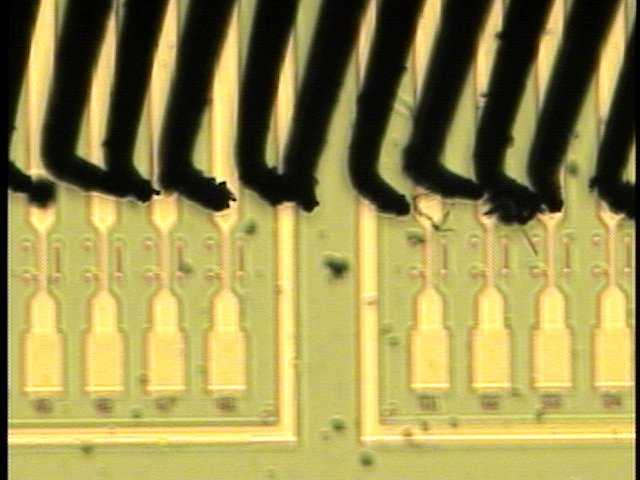
#> input picture image_process/inputs/1.png, 640 x 480 px, found by its file name
$ jupyter execute 'Template Matching.ipynb'   (shell and % lines are left out)
#> lines starting #> are read from the running program, lines starting #| are printed output that depends on the picture; after the words box and inside, x2 and y2 are one past the last pixel; in counts of white or black regions, pixels touching at a corner belong together
[cell 1]
import cv2
import numpy as np
from matplotlib import pyplot as plt

import sys
import os
sys.path.insert(0, os.path.abspath(os.path.join(os.getcwd(), "opencv_helper")))
from opencv_helper import helper

[cell 2]
img_name = 'inputs/1.png'
origin = cv2.imread(img_name)
#> origin is the input picture: shape (480, 640, 3); mean B, G, R 78.7, 143.3, 154
img = cv2.cvtColor(origin, cv2.COLOR_BGR2GRAY)
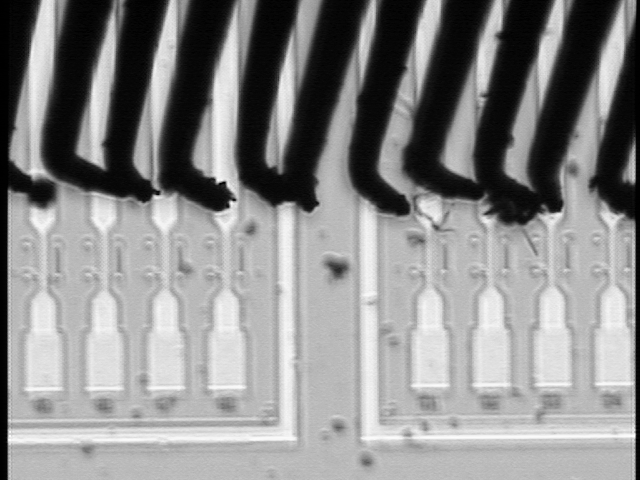
#> img: shape (480, 640); min 0, max 255, mean 139.1
plt.imshow(img, cmap='gray')
plt.grid()
plt.show()

[cell 3]
helper.histogram(img)
#> (this line was passed over: opencv_helper is not available in this run)

[cell 4]
equ = cv2.equalizeHist(img)
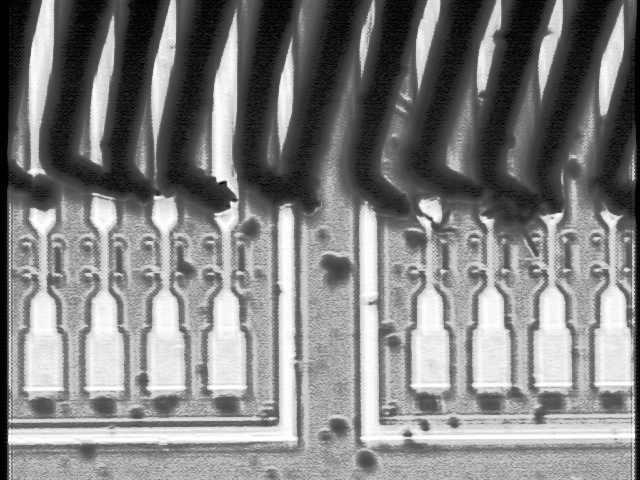
#> equ: shape (480, 640); min 0, max 255, mean 128.7
helper.show_img(equ)
#> (this line was passed over: opencv_helper is not available in this run)
template = equ[280:400, 200:260]
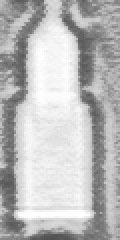
#> template: shape (120, 60) (shown 2 times larger); min 81, max 255, mean 187
cv2.imwrite('pad_template.png', template)
#> Out = True

[cell 5]
helper.histogram(equ)
#> (this line was passed over: opencv_helper is not available in this run)

[cell 6]
helper.match_template(equ, template, method=cv2.TM_CCOEFF_NORMED)
#> (this line was passed over: opencv_helper is not available in this run)

[cell 7]
helper.match_more(equ, template, method=cv2.TM_CCOEFF_NORMED, threshold=0.90)
#> (this line was passed over: opencv_helper is not available in this run)

[cell 8]
origin2 = cv2.imread('inputs/5.png')
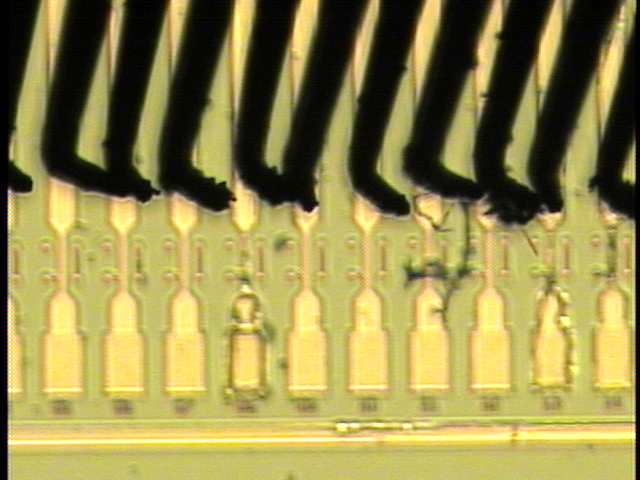
#> input picture image_process/inputs/5.png, 640 x 480 px, found by its file name
#> origin2 is the input picture: shape (480, 640, 3); mean B, G, R 77.6, 141.3, 151.6
img2 = cv2.cvtColor(origin2, cv2.COLOR_BGR2GRAY)
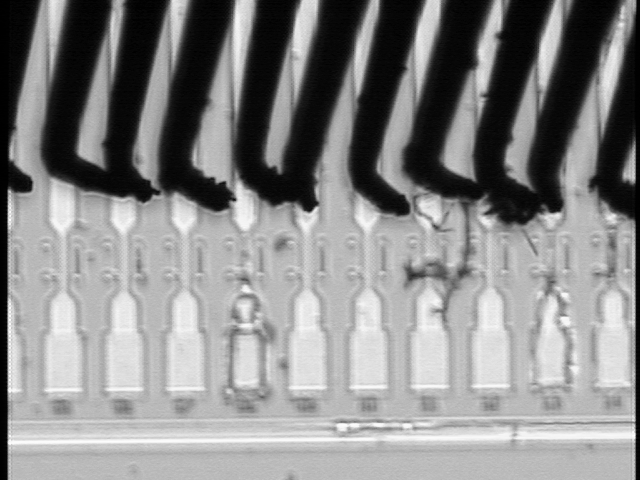
#> img2: shape (480, 640); min 0, max 255, mean 137.1
helper.match_more(cv2.equalizeHist(img2), template, method=cv2.TM_CCOEFF_NORMED, threshold=0.90)
#> (this line was passed over: opencv_helper is not available in this run)

[cell 9]
equ2 = cv2.equalizeHist(img2)
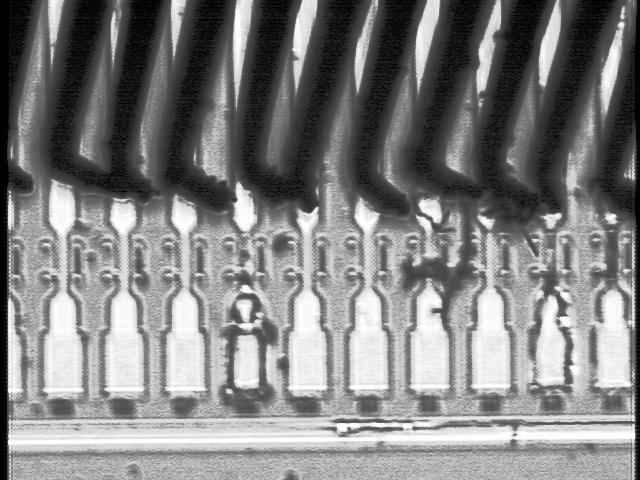
#> equ2: shape (480, 640); min 0, max 255, mean 128.6
gray = np.float32(equ2)
dst = cv2.cornerHarris(gray, 2, 3, 0.04)
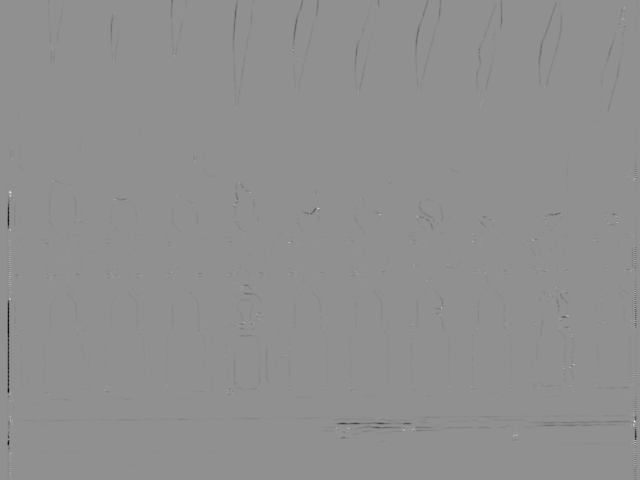
#> dst: shape (480, 640) float32; min -56609840, max 43548376, mean -107749.8; drawn with min black and max white
dst = cv2.dilate(dst, None)
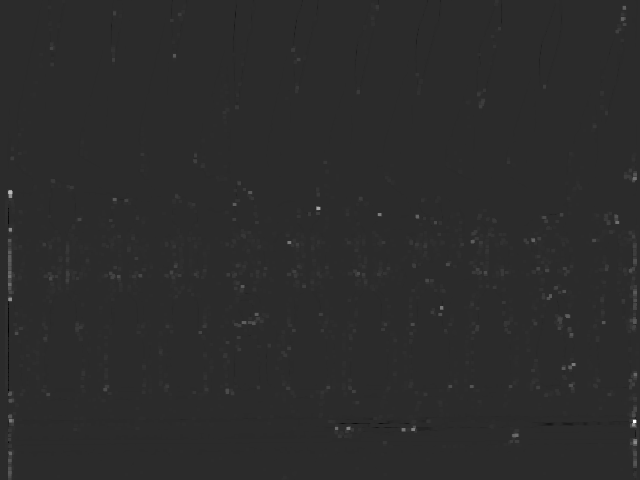
#> dst: shape (480, 640) float32; min -8833633, max 43548376, mean 146010; drawn with min black and max white
th = 0.01
print(dst.max())
#| 43548376.0
print(np.count_nonzero(dst > th*dst.max()))
#| 20234
origin2_cp = origin2.copy()
origin2_cp[dst > th*dst.max()]=[0,0,255]
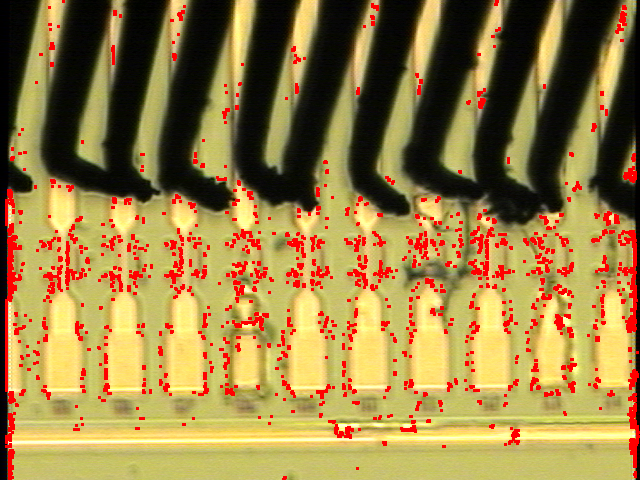
#> origin2_cp: shape (480, 640, 3); 6.59% of pixels changed, all inside (x1, y1, x2, y2) = (5, 0, 640, 480)
helper.show_img(origin2_cp)
#> (this line was passed over: opencv_helper is not available in this run)
